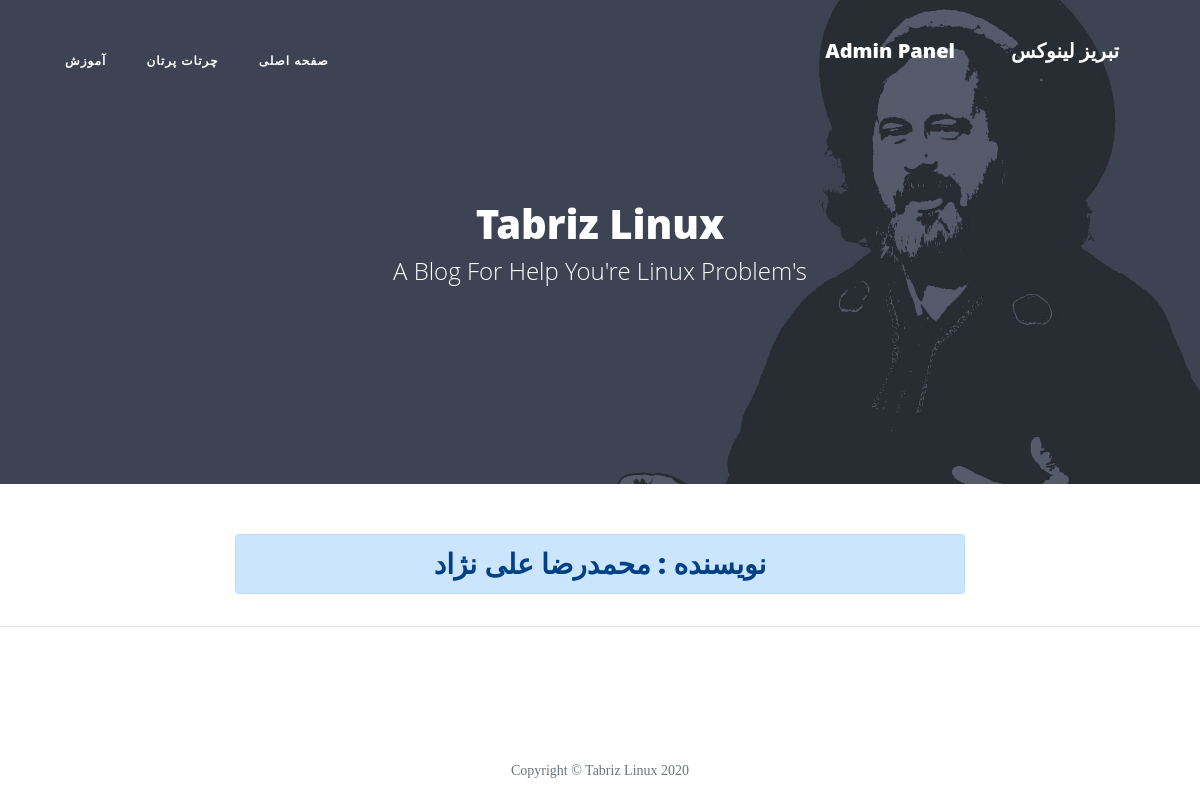
/author/MohammadReza, run on an earlier commit of the app's database.
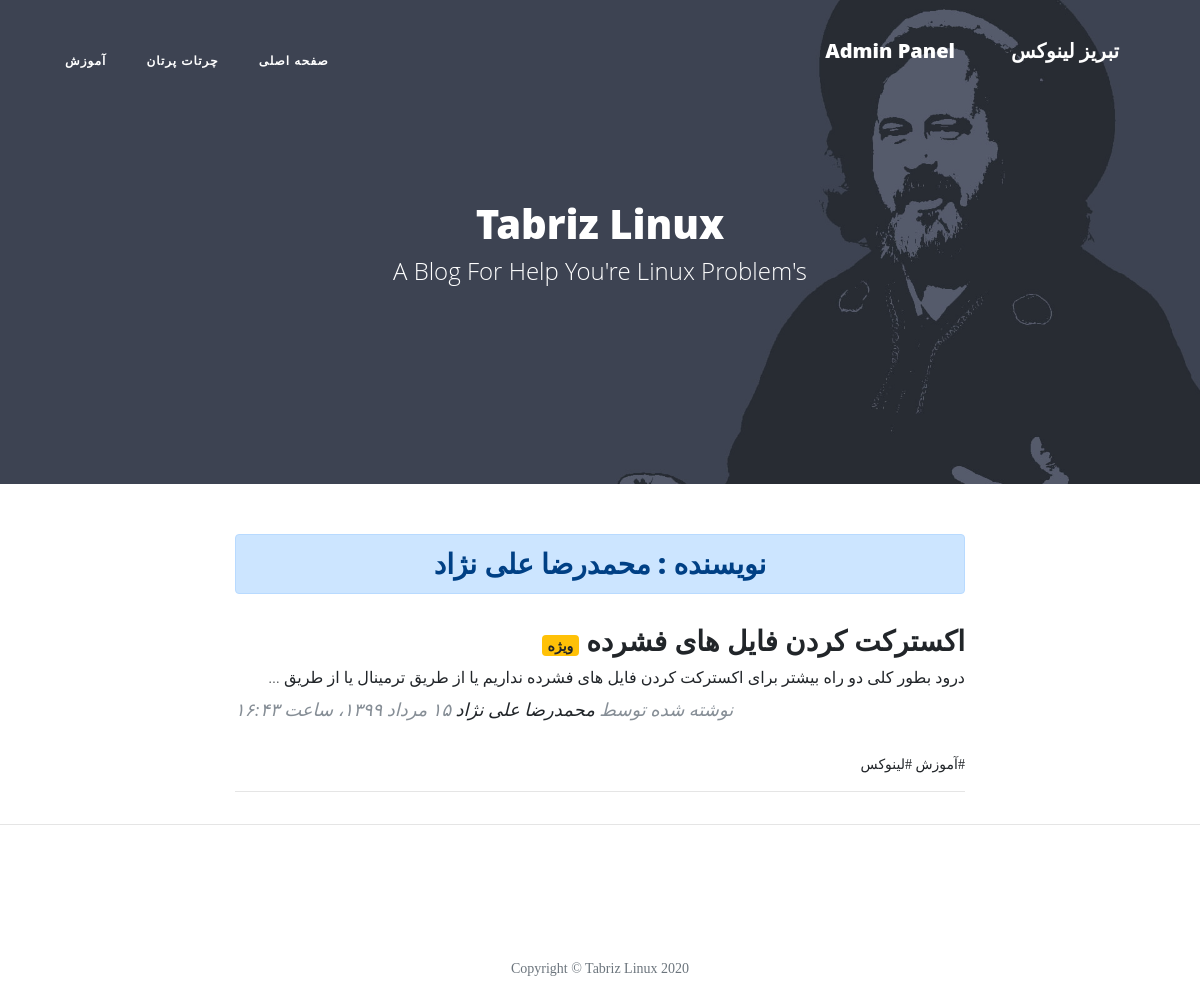
And on a later commit of the database.
### blog/models.py (models this page shows, shortened)
class Category(models.Model):
    parent   = models.ForeignKey('self', default=None, null=True, blank=True, on_delete=models.SET_NULL, related_name='children', verbose_name="زیردسته")
    title    = models.CharField(max_length=30, verbose_name="عنوان دسته‌بندی")
    slug     = models.SlugField(max_length=100, unique=True, verbose_name="آدرس دسته‌بندی")
    status   = models.BooleanField(default=True, verbose_name="آیا نمایش داده شود؟")
    position = models.IntegerField(verbose_name="پوزیشن")
    class Meta:
        verbose_name = "دسته‌بندی"
        verbose_name_plural = "دسته‌بندی‌ها"
        ordering = ['parent__id','position']
    objects = CategoryManager()

class Article(models.Model):
    STATUS_CHOICE = (
        ('P','منتشر‌شده'),
        ('D','پیش‌نویس'),
        ('I','در‌حال بررسی'),
        ('B','رد‌شده'),
    )
    author       = models.ForeignKey(User , null=True, on_delete=models.SET_NULL, related_name='articles', verbose_name="نویسنده")
    title        = models.CharField(max_length=30,verbose_name="عنوان مقاله")
    slug         = models.SlugField(max_length=100, unique=True, verbose_name="آدرس مقاله")
    category     = models.ManyToManyField(Category, verbose_name="دسته‌بندی", related_name="articles")
    description  = models.TextField(verbose_name="محتوای مقاله")
    thumbnail    = models.ImageField(upload_to="images",verbose_name="تصویر مقاله")
    publish      = models.DateTimeField(default=timezone.now, verbose_name="تاریخ انتشار")
    created      = models.DateTimeField(auto_now_add=True)
    updated      = models.DateTimeField(auto_now=True)
    is_special   = models.BooleanField(default=False, verbose_name="مقاله ویژه")
    status       = models.CharField(max_length=1, choices=STATUS_CHOICE, verbose_name="وضعیت")
    class Meta:
        verbose_name = "مقاله"
        verbose_name_plural = "مقالات"
        ordering = ['-publish']
    def jpublish(self):
        return jalali_convertor(self.publish)
    jpublish.short_description = "تاریخ انتشار"
    def thumbnail_tag(self):
        return format_html("<img width=100 height=50 style='border-radius: 3px;' src='{}'>".format(self.thumbnail.url))
    thumbnail_tag.short_description = "تصویر مقاله"
    def category_to_str(self):
        return "، ".join([category.title for category in self.category.active()])
    category_to_str.short_description = "دسته‌بندی"
    objects = ArticleManager()

### account/models.py (models this page shows)
class User(AbstractUser):
    is_author    = models.BooleanField(default=False, verbose_name="وضعیت نویسندگی")
    special_user = models.DateTimeField(default=timezone.now, verbose_name="کاربر ویژه تا")
    def is_special_user(self):
        if self.special_user > timezone.now():
            return True
        else:
            return False
    is_special_user.boolean = True
    is_special_user.short_description = "وضعیت کاربر ویژه"

### blog/views.py (the view)
# urls.py: path('author/<slug:username>', AuthorList.as_view(), name="author"),
class AuthorList(ListView):
    paginate_by = 5
    template_name = 'blog/author_list.html'
    def get_queryset(self):
        global author
        username = self.kwargs.get('username')
        author = get_object_or_404(User, username=username)
        return author.articles.published()
    def get_context_data(self, **kwargs):
        context = super().get_context_data(**kwargs)
        context['author'] = author
        return context

### blog/models.py (called while the page is built)
    def published(self):
        return self.filter(status="P")

    def active(self):
        return self.filter(status=True)

### blog/templatetags/base_tags.py (called while the page is built)
@register.simple_tag
def title(data="تبریز لینوکس"):
    return data

@register.inclusion_tag("blog/partials/category_navbar.html")
def category_navbar():
    return{
        "category": Category.objects.filter(status=True)
    }

### extensions/jalali.py (called while the page is built)
    def persian_tuple(self):
        return self.persian_year, self.persian_month, self.persian_day

### extensions/utils.py (called while the page is built)
def persian_numbers_converter(mystr):
    numbers = {
        "0":"۰",
        "1":"۱",
        "2":"۲",
        "3":"۳",
        "4":"۴",
        "5":"۵",
        "6":"۶",
        "7":"۷",
        "8":"۸",
        "9":"۹",
    }
    for English_Numbers, Persian_Numbers in numbers.items():
        mystr = mystr.replace(English_Numbers,Persian_Numbers)
    return mystr

### templates/blog/author_list.html (shortened to what this page needs)
{% extends 'blog/list.html' %}
{% block header %}
    <h3 class="alert alert-primary text-center"> نویسنده : {{author.get_full_name}}</h3>
{% endblock %}

### templates/blog/list.html (shortened to what this page needs)
{% extends 'blog/base.html' %}
{% load static %}
{% block main %}
  <header class="masthead" style="background-image: url('{% static "blog/img/header.jpg" %}')">
    <div class="overlay"></div>
    <div class="container">
      <div class="row">
        <div class="col-lg-8 col-md-10 mx-auto">
          <div class="site-heading">
            <h1>Tabriz Linux</h1>
            <span class="subheading">A Blog For Help You're Linux Problem's </span>
          </div>
        </div>
      </div>
    </div>
  </header>
  <div class="container">
    <div class="row">
      <div class="col-lg-8 col-md-10 mx-auto">
        {% block header %}{% endblock %}
        {% for article in object_list %}
          <div class="post-preview">
          <a href="{% url 'blog:detail' article.slug %}">
            <h2 class="post-title">
              {{article.title}}
              {% if article.is_special %}
                <span class="badge badge-warning" style="font-size: 14px;" >ویژه</span>
              {% endif %}
            </h2>
            <h3 class="post-subtitle">
              {{article.description|striptags|truncatewords:20}}
            </h3>
          </a>
          <p class="post-meta">نوشته شده توسط
            <a href="{% url 'blog:author' article.author %}">{{article.author.get_full_name}}</a>
            {{article.jpublish}}</p>
          <div>
            {% for cat in article.category.active %}
              <a href="{% url 'blog:category' cat.slug %}">#{{cat.title}}</a>
            {% endfor %}
          </div>
        </div>
        <hr>
        {% endfor %}
      </div>
    </div>
  </div>
{% endblock %}

### templates/blog/partials/category_navbar.html (shortened to what this page needs)
<div class="collapse navbar-collapse nav" id="navbarResponsive">
  <ul class="navbar-nav ml-auto">
    <li class="nav-item">
      <a class="nav-link" href="{% url 'blog:home' %}">صفحه اصلی</a>
    </li>
    {% for cat in category %}
      {% if cat.parent == None %}
        <li class="nav-item">
          <a class="nav-link" href="{% url 'blog:category' cat.slug %}">{{cat.title}}</a>
        </li>
      {% endif %}
    {% endfor %}
  </ul>
</div>

What changed in the data, as far as the page shows it:
now on this page (row edited): Article: title "اکسترکت کردن فایل های فشرده", is_special "ویژه", description "درود بطور کلی دو راه بیشتر برای اکسترکت کردن فایل های فشرده نداریم یا از طریق ترمینال یا از طریق …", author.get_full_name "محمدرضا علی نژاد", jpublish "۱۵ مرداد ۱۳۹۹، ساعت ۱۶:۴۳", Category (title "آموزش")
now on this page (row unchanged): Category: title "لینوکس", shown under "اکسترکت کردن فایل های فشرده"
